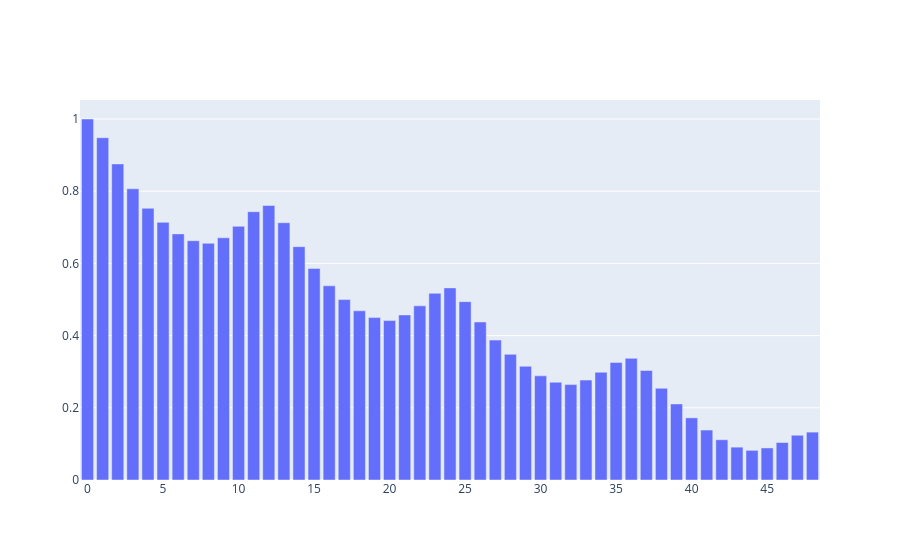

Here is the notebook cell this chart was saved with:
### Markdown cell above
### 6.2. Análisis de Autocorrelación

La descomposición permite separar la serie en componentes de tendencia, estacionalidad y residuales. Esto ayuda a entender mejor el comportamiento de la serie.

**Fórmula de la Autocorrelación**

**📌 Versión expandida (forma desarrollada)**
    - Equivalente a:

$$
\rho_k = \frac{\sum_{t=k+1}^{n} (Y_t - \bar{Y})(Y_{t-k} - \bar{Y})}{\sum_{t=1}^{n} (Y_t - \bar{Y})^2}
$$


---

**📌 Versión compacta (con covarianza)**
    - La autocorrelación en el rezago \(k\) se define como:

$$
\rho_k = \frac{\text{Cov}(Y_t, Y_{t-k})}{\sigma_{Y_t} \cdot \sigma_{Y_{t-k}}}
$$

### Code cell
# TODO: Crear gráfico de barras para los valores de autocorrelación
acf_vals = acf(df_ts, nlags = 48)
lags = list(range(len(acf_vals)))

fig = go.Figure()
fig.add_trace(
    go.Bar(
        x = lags,
        y = acf_vals,
        name = "Autocorrelacion"
    )
)

fig.show()

### Figure 1 — Plotly figure (JSON) as saved in the notebook; plotly's stock layout.template omitted (floating-point values rounded to 4 significant figures)
{"data": [{"name": "Autocorrelacion", "type": "bar", "x": [0, 1, 2, 3, 4, 5, 6, 7, 8, 9, 10, 11, 12, 13, 14, 15, 16, 17, 18, 19, 20, 21, 22, 23, 24, 25, 26, 27, 28, 29, 30, 31, 32, 33, 34, 35, 36, 37, 38, 39, 40, 41, 42, 43, 44, 45, 46, 47, 48], "y": [1.0, 0.948, 0.8756, 0.8067, 0.7526, 0.7138, 0.6817, 0.6629, 0.6556, 0.6709, 0.7027, 0.7432, 0.7604, 0.7127, 0.6463, 0.5859, 0.538, 0.4997, 0.4687, 0.4499, 0.4416, 0.4572, 0.4825, 0.5171, 0.5322, 0.494, 0.4377, 0.3876, 0.348, 0.315, 0.2885, 0.2708, 0.2643, 0.2768, 0.2985, 0.3256, 0.337, 0.3033, 0.254, 0.2107, 0.1722, 0.1384, 0.1114, 0.09098, 0.08217, 0.08877, 0.1039, 0.1239, 0.1326]}], "layout": {}}
